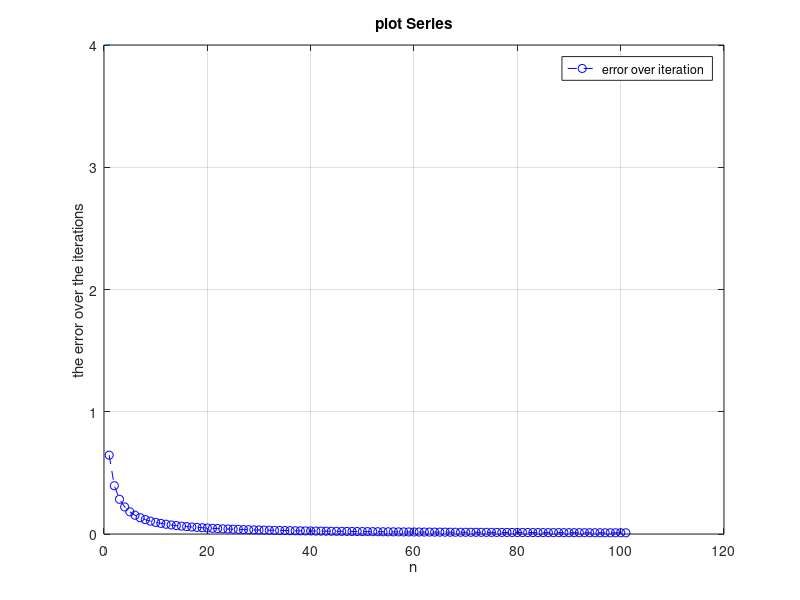

MATLAB code for this plot:
exact_value= (pi^2)/6;                   % exact value to be compared 
n_max=101;                               %the max number 
S=0;                                    %sum of the series
error_threshold=10e-13;                 %set the threshold, from problem requ. 
error_vector=zeros(1,n_max);                      %store each iteration's result in the raw vector

%loop from 0 to 101 in each iteration calculate the equation
for n=1:n_max                                 %itertative var. that increment by one
S=S+1/(n^2);

error_vector(n)=abs(exact_value-S);                         %{it is vector start from 1  
if (error_vector(n) <error_threshold)
    break;
end 
end 

%plot the Series value 
plot(1:n,error_vector(1:n),'b--o',LineWidth=1,MarkerSize=4);        %{ plot up to the last iteration where the loop stopped...
                                                                        ... so use n instead of n_max}%


title('plot Series');
xlabel('n');
ylabel('the error over the iterations');
legend ('error over iteration ');
grid on;